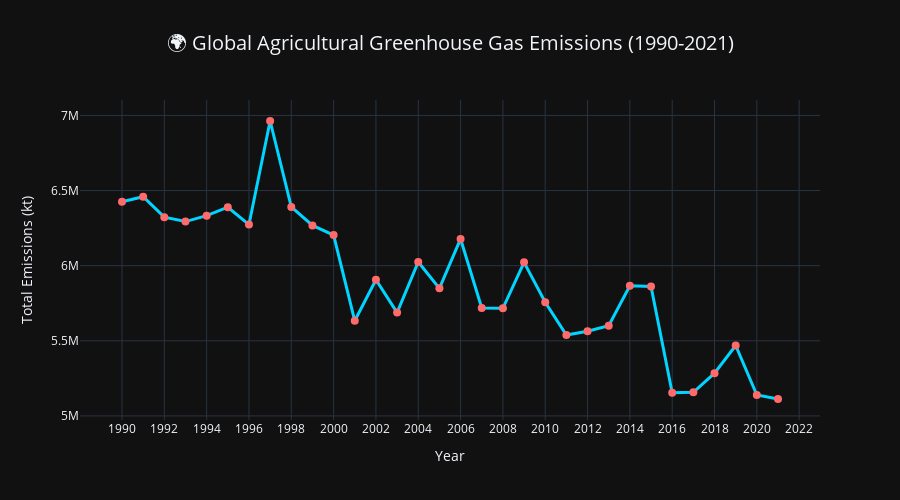

The code cell stored with this chart in its notebook:
### Markdown cell above
---
## 🌡️ 4. Strong EDA with Animations

### 4.1 Global Emissions Trend Over Time

### Code cell
# Aggregate global emissions by year
global_yearly = df.groupby('Year')['Value'].sum().reset_index()
global_yearly.columns = ['Year', 'Total_Emissions_kt']

# Calculate year-over-year growth
global_yearly['YoY_Growth_%'] = global_yearly['Total_Emissions_kt'].pct_change() * 100

# Animated Line Chart - Global Emissions Trend
fig = px.line(
    global_yearly, 
    x='Year', 
    y='Total_Emissions_kt',
    title='🌍 Global Agricultural Greenhouse Gas Emissions (1990-2021)',
    markers=True,
    labels={'Total_Emissions_kt': 'Total Emissions (kt)', 'Year': 'Year'}
)

fig.update_traces(
    line=dict(width=3, color='#00d4ff'),
    marker=dict(size=8, color='#ff6b6b')
)

fig.update_layout(
    height=500,
    title_font_size=20,
    title_x=0.5,
    xaxis=dict(dtick=2),
    hovermode='x unified'
)

fig.show()

### Figure 1 — Plotly figure (JSON) as saved in the notebook; plotly's stock layout.template omitted (floating-point values rounded to 4 significant figures)
{"data": [{"hovertemplate": "Year=%{x}<br>Total Emissions (kt)=%{y}<extra></extra>", "legendgroup": "", "line": {"color": "#00d4ff", "dash": "solid", "width": 3}, "marker": {"color": "#ff6b6b", "size": 8, "symbol": "circle"}, "mode": "lines+markers", "name": "", "orientation": "v", "showlegend": false, "type": "scatter", "x": [1990, 1991, 1992, 1993, 1994, 1995, 1996, 1997, 1998, 1999, 2000, 2001, 2002, 2003, 2004, 2005, 2006, 2007, 2008, 2009, 2010, 2011, 2012, 2013, 2014, 2015, 2016, 2017, 2018, 2019, 2020, 2021], "xaxis": "x", "y": [6426000.0, 6459000.0, 6323000.0, 6294000.0, 6333000.0, 6389000.0, 6273000.0, 6963000.0, 6391000.0, 6268000.0, 6204000.0, 5633000.0, 5906000.0, 5688000.0, 6025000.0, 5849000.0, 6178000.0, 5719000.0, 5716000.0, 6022000.0, 5756000.0, 5538000.0, 5564000.0, 5600000.0, 5866000.0, 5862000.0, 5155000.0, 5157000.0, 5285000.0, 5469000.0, 5139000.0, 5113000.0], "yaxis": "y"}], "layout": {"height": 500, "hovermode": "x unified", "legend": {"tracegroupgap": 0}, "title": {"font": {"size": 20}, "text": "🌍 Global Agricultural Greenhouse Gas Emissions (1990-2021)", "x": 0.5}, "xaxis": {"anchor": "y", "domain": [0, 1], "dtick": 2, "title": {"text": "Year"}}, "yaxis": {"anchor": "x", "domain": [0, 1], "title": {"text": "Total Emissions (kt)"}}}}
